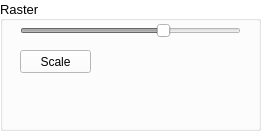
   <widget class="QGroupBox" name="groupBoxRaster">
    <property name="geometry">
     <rect>
      <x>0</x>
      <y>290</y>
      <width>261</width>
      <height>131</height>
     </rect>
    </property>
    <property name="palette">
     <palette>
      <active>
       <colorrole role="WindowText">
        <brush brushstyle="SolidPattern">
         <color alpha="255">
          <red>0</red>
          <green>0</green>
          <blue>0</blue>
         </color>
        </brush>
       </colorrole>
       <colorrole role="Button">
        <brush brushstyle="SolidPattern">
         <color alpha="255">
          <red>255</red>
          <green>255</green>
          <blue>255</blue>
         </color>
        </brush>
       </colorrole>
       <colorrole role="Light">
        <brush brushstyle="SolidPattern">
         <color alpha="255">
          <red>255</red>
          <green>255</green>
          <blue>255</blue>
         </color>
        </brush>
       </colorrole>
       <colorrole role="Midlight">
        <brush brushstyle="SolidPattern">
         <color alpha="255">
          <red>255</red>
          <green>255</green>
          <blue>255</blue>
         </color>
        </brush>
       </colorrole>
       <colorrole role="Dark">
        <brush brushstyle="SolidPattern">
         <color alpha="255">
          <red>127</red>
          <green>127</green>
          <blue>127</blue>
         </color>
        </brush>
       </colorrole>
       <colorrole role="Mid">
        <brush brushstyle="SolidPattern">
         <color alpha="255">
          <red>170</red>
          <green>170</green>
          <blue>170</blue>
         </color>
        </brush>
       </colorrole>
       <colorrole role="Text">
        <brush brushstyle="SolidPattern">
         <color alpha="255">
          <red>0</red>
          <green>0</green>
          <blue>0</blue>
         </color>
        </brush>
       </colorrole>
       <colorrole role="BrightText">
        <brush brushstyle="SolidPattern">
         <color alpha="255">
          <red>255</red>
          <green>255</green>
          <blue>255</blue>
         </color>
        </brush>
       </colorrole>
       <colorrole role="ButtonText">
        <brush brushstyle="SolidPattern">
         <color alpha="255">
          <red>0</red>
          <green>0</green>
          <blue>0</blue>
         </color>
        </brush>
       </colorrole>
       <colorrole role="Base">
        <brush brushstyle="SolidPattern">
         <color alpha="255">
          <red>255</red>
          <green>255</green>
          <blue>255</blue>
         </color>
        </brush>
       </colorrole>
       <colorrole role="Window">
        <brush brushstyle="SolidPattern">
         <color alpha="255">
          <red>255</red>
          <green>255</green>
          <blue>255</blue>
         </color>
        </brush>
       </colorrole>
       <colorrole role="Shadow">
        <brush brushstyle="SolidPattern">
         <color alpha="255">
          <red>0</red>
          <green>0</green>
          <blue>0</blue>
         </color>
        </brush>
       </colorrole>
       <colorrole role="AlternateBase">
        <brush brushstyle="SolidPattern">
         <color alpha="255">
          <red>255</red>
          <green>255</green>
          <blue>255</blue>
         </color>
        </brush>
       </colorrole>
       <colorrole role="ToolTipBase">
        <brush brushstyle="SolidPattern">
         <color alpha="255">
          <red>255</red>
          <green>255</green>
          <blue>220</blue>
         </color>
        </brush>
       </colorrole>
       <colorrole role="ToolTipText">
        <brush brushstyle="SolidPattern">
         <color alpha="255">
          <red>0</red>
          <green>0</green>
          <blue>0</blue>
         </color>
        </brush>
       </colorrole>
       <colorrole role="PlaceholderText">
        <brush brushstyle="NoBrush">
         <color alpha="128">
          <red>0</red>
          <green>0</green>
          <blue>0</blue>
         </color>
        </brush>
       </colorrole>
      </active>
      <inactive>
       <colorrole role="WindowText">
        <brush brushstyle="SolidPattern">
         <color alpha="255">
          <red>0</red>
          <green>0</green>
          <blue>0</blue>
         </color>
        </brush>
       </colorrole>
       <colorrole role="Button">
        <brush brushstyle="SolidPattern">
         <color alpha="255">
          <red>255</red>
          <green>255</green>
          <blue>255</blue>
         </color>
        </brush>
       </colorrole>
       <colorrole role="Light">
        <brush brushstyle="SolidPattern">
         <color alpha="255">
          <red>255</red>
          <green>255</green>
          <blue>255</blue>
         </color>
        </brush>
       </colorrole>
       <colorrole role="Midlight">
        <brush brushstyle="SolidPattern">
         <color alpha="255">
          <red>255</red>
          <green>255</green>
          <blue>255</blue>
         </color>
        </brush>
       </colorrole>
       <colorrole role="Dark">
        <brush brushstyle="SolidPattern">
         <color alpha="255">
          <red>127</red>
          <green>127</green>
          <blue>127</blue>
         </color>
        </brush>
       </colorrole>
       <colorrole role="Mid">
        <brush brushstyle="SolidPattern">
         <color alpha="255">
          <red>170</red>
          <green>170</green>
          <blue>170</blue>
         </color>
        </brush>
       </colorrole>
       <colorrole role="Text">
        <brush brushstyle="SolidPattern">
         <color alpha="255">
          <red>0</red>
          <green>0</green>
          <blue>0</blue>
         </color>
        </brush>
       </colorrole>
       <colorrole role="BrightText">
        <brush brushstyle="SolidPattern">
         <color alpha="255">
          <red>255</red>
          <green>255</green>
          <blue>255</blue>
         </color>
        </brush>
       </colorrole>
       <colorrole role="ButtonText">
        <brush brushstyle="SolidPattern">
         <color alpha="255">
          <red>0</red>
          <green>0</green>
          <blue>0</blue>
         </color>
        </brush>
       </colorrole>
       <colorrole role="Base">
        <brush brushstyle="SolidPattern">
         <color alpha="255">
          <red>255</red>
          <green>255</green>
          <blue>255</blue>
         </color>
        </brush>
       </colorrole>
       <colorrole role="Window">
        <brush brushstyle="SolidPattern">
         <color alpha="255">
          <red>255</red>
          <green>255</green>
          <blue>255</blue>
         </color>
        </brush>
       </colorrole>
       <colorrole role="Shadow">
        <brush brushstyle="SolidPattern">
         <color alpha="255">
          <red>0</red>
          <green>0</green>
          <blue>0</blue>
         </color>
        </brush>
       </colorrole>
       <colorrole role="AlternateBase">
        <brush brushstyle="SolidPattern">
         <color alpha="255">
          <red>255</red>
          <green>255</green>
          <blue>255</blue>
         </color>
        </brush>
       </colorrole>
       <colorrole role="ToolTipBase">
        <brush brushstyle="SolidPattern">
         <color alpha="255">
          <red>255</red>
          <green>255</green>
          <blue>220</blue>
         </color>
        </brush>
       </colorrole>
       <colorrole role="ToolTipText">
        <brush brushstyle="SolidPattern">
         <color alpha="255">
          <red>0</red>
          <green>0</green>
          <blue>0</blue>
         </color>
        </brush>
       </colorrole>
       <colorrole role="PlaceholderText">
        <brush brushstyle="NoBrush">
         <color alpha="128">
          <red>0</red>
          <green>0</green>
          <blue>0</blue>
         </color>
        </brush>
       </colorrole>
      </inactive>
      <disabled>
       <colorrole role="WindowText">
        <brush brushstyle="SolidPattern">
         <color alpha="255">
          <red>127</red>
          <green>127</green>
          <blue>127</blue>
         </color>
        </brush>
       </colorrole>
       <colorrole role="Button">
        <brush brushstyle="SolidPattern">
         <color alpha="255">
          <red>255</red>
          <green>255</green>
          <blue>255</blue>
         </color>
        </brush>
       </colorrole>
       <colorrole role="Light">
        <brush brushstyle="SolidPattern">
         <color alpha="255">
          <red>255</red>
          <green>255</green>
          <blue>255</blue>
         </color>
        </brush>
       </colorrole>
       <colorrole role="Midlight">
        <brush brushstyle="SolidPattern">
         <color alpha="255">
          <red>255</red>
          <green>255</green>
          <blue>255</blue>
         </color>
        </brush>
       </colorrole>
       <colorrole role="Dark">
        <brush brushstyle="SolidPattern">
         <color alpha="255">
          <red>127</red>
          <green>127</green>
          <blue>127</blue>
         </color>
        </brush>
       </colorrole>
       <colorrole role="Mid">
        <brush brushstyle="SolidPattern">
         <color alpha="255">
          <red>170</red>
          <green>170</green>
          <blue>170</blue>
         </color>
        </brush>
       </colorrole>
       <colorrole role="Text">
        <brush brushstyle="SolidPattern">
         <color alpha="255">
          <red>127</red>
          <green>127</green>
          <blue>127</blue>
         </color>
        </brush>
       </colorrole>
       <colorrole role="BrightText">
        <brush brushstyle="SolidPattern">
         <color alpha="255">
          <red>255</red>
          <green>255</green>
          <blue>255</blue>
         </color>
        </brush>
       </colorrole>
       <colorrole role="ButtonText">
        <brush brushstyle="SolidPattern">
         <color alpha="255">
          <red>127</red>
          <green>127</green>
          <blue>127</blue>
         </color>
        </brush>
       </colorrole>
       <colorrole role="Base">
        <brush brushstyle="SolidPattern">
         <color alpha="255">
          <red>255</red>
          <green>255</green>
          <blue>255</blue>
         </color>
        </brush>
       </colorrole>
       <colorrole role="Window">
        <brush brushstyle="SolidPattern">
         <color alpha="255">
          <red>255</red>
          <green>255</green>
          <blue>255</blue>
         </color>
        </brush>
       </colorrole>
       <colorrole role="Shadow">
        <brush brushstyle="SolidPattern">
         <color alpha="255">
          <red>0</red>
          <green>0</green>
          <blue>0</blue>
         </color>
        </brush>
       </colorrole>
       <colorrole role="AlternateBase">
        <brush brushstyle="SolidPattern">
         <color alpha="255">
          <red>255</red>
          <green>255</green>
          <blue>255</blue>
         </color>
        </brush>
       </colorrole>
       <colorrole role="ToolTipBase">
        <brush brushstyle="SolidPattern">
         <color alpha="255">
          <red>255</red>
          <green>255</green>
          <blue>220</blue>
         </color>
        </brush>
       </colorrole>
       <colorrole role="ToolTipText">
        <brush brushstyle="SolidPattern">
         <color alpha="255">
          <red>0</red>
          <green>0</green>
          <blue>0</blue>
         </color>
        </brush>
       </colorrole>
       <colorrole role="PlaceholderText">
        <brush brushstyle="NoBrush">
         <color alpha="128">
          <red>0</red>
          <green>0</green>
          <blue>0</blue>
         </color>
        </brush>
       </colorrole>
      </disabled>
     </palette>
    </property>
    <property name="font">
     <font>
      <pointsize>10</pointsize>
      <weight>50</weight>
      <bold>false</bold>
     </font>
    </property>
    <property name="autoFillBackground">
     <bool>true</bool>
    </property>
    <property name="title">
     <string notr="true">Raster</string>
    </property>
    <property name="alignment">
     <set>Qt::AlignLeading|Qt::AlignLeft|Qt::AlignVCenter</set>
    </property>
    <widget class="QSlider" name="rasterOpacitySlider">
     <property name="enabled">
      <bool>false</bool>
     </property>
     <property name="geometry">
      <rect>
       <x>20</x>
       <y>20</y>
       <width>221</width>
       <height>22</height>
      </rect>
     </property>
     <property name="toolTip">
      <string>Raster opacity</string>
     </property>
     <property name="toolTipDuration">
      <number>-1</number>
     </property>
     <property name="statusTip">
      <string notr="true"/>
     </property>
     <property name="whatsThis">
      <string notr="true"/>
     </property>
     <property name="accessibleName">
      <string/>
     </property>
     <property name="accessibleDescription">
      <string/>
     </property>
     <property name="maximum">
      <number>100</number>
     </property>
     <property name="value">
      <number>66</number>
     </property>
     <property name="orientation">
      <enum>Qt::Horizontal</enum>
     </property>
    </widget>
    <widget class="QWidget" name="widgetColorLegendRaster" native="true">
     <property name="geometry">
      <rect>
       <x>1</x>
       <y>80</y>
       <width>258</width>
       <height>42</height>
      </rect>
     </property>
     <property name="font">
      <font>
       <pointsize>8</pointsize>
      </font>
     </property>
     <property name="toolTip">
      <string>Raster colors</string>
     </property>
    </widget>
    <widget class="QPushButton" name="rasterScaleButton">
     <property name="geometry">
      <rect>
       <x>20</x>
       <y>50</y>
       <width>71</width>
       <height>23</height>
      </rect>
     </property>
     <property name="font">
      <font>
       <pointsize>9</pointsize>
      </font>
     </property>
     <property name="text">
      <string>Scale</string>
     </property>
    </widget>
    <widget class="QLabel" name="labelRasterScale">
     <property name="geometry">
      <rect>
       <x>100</x>
       <y>50</y>
       <width>151</width>
       <height>21</height>
      </rect>
     </property>
     <property name="palette">
      <palette>
       <active>
        <colorrole role="WindowText">
         <brush brushstyle="SolidPattern">
          <color alpha="255">
           <red>0</red>
           <green>0</green>
           <blue>0</blue>
          </color>
         </brush>
        </colorrole>
       </active>
       <inactive>
        <colorrole role="WindowText">
         <brush brushstyle="SolidPattern">
          <color alpha="255">
           <red>0</red>
           <green>0</green>
           <blue>0</blue>
          </color>
         </brush>
        </colorrole>
       </inactive>
       <disabled>
        <colorrole role="WindowText">
         <brush brushstyle="SolidPattern">
          <color alpha="255">
           <red>127</red>
           <green>127</green>
           <blue>127</blue>
          </color>
         </brush>
        </colorrole>
       </disabled>
      </palette>
     </property>
     <property name="font">
      <font>
       <pointsize>9</pointsize>
      </font>
     </property>
     <property name="text">
      <string/>
     </property>
    </widget>
   </widget>
